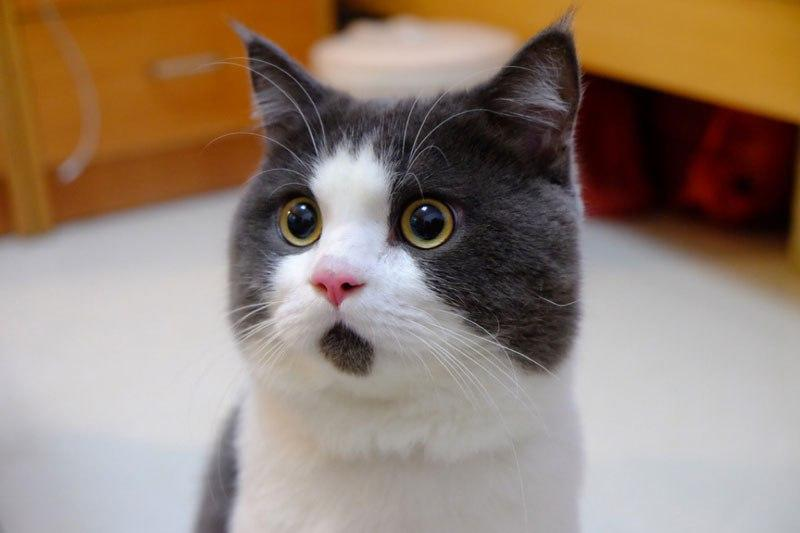
#> input picture original_image/catt.jpeg, 800 x 533 px; its folder holds only this picture in this run
$ python -i merge_sobel.py   (imports and definitions only)   (older library calls are emulated)
#> lines starting #> are read from the running program, lines starting #| are printed output that depends on the picture
#> further down, picture is the input picture: shape (533, 800, 3); mean B, G, R 115.8, 130, 148.5
#!/usr/bin/env python3
# -*- coding: utf-8 -*-
"""
Created on Sun Jan  9 11:27:37 2022

@author: eunhwalee
"""

# merge img 2x2

import numpy as np
import cv2
import os


# [1 line not run here, left out]

# [33 lines left out: function compare, not called in this run]

def sobel(img):
    img = cv2.cvtColor(img, cv2.COLOR_BGR2GRAY)
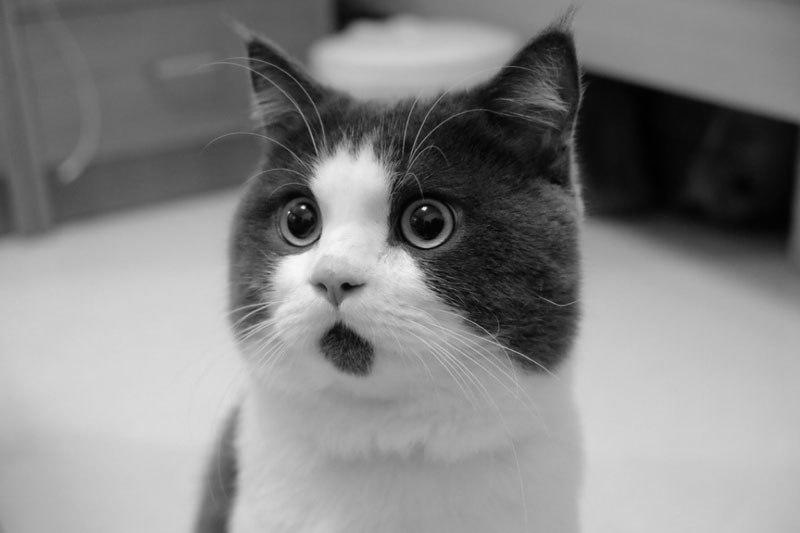
#> img: shape (533, 800); min 0, max 253, mean 133.9

    dx = cv2.Sobel(img, cv2.CV_32F, 1, 0, 3)
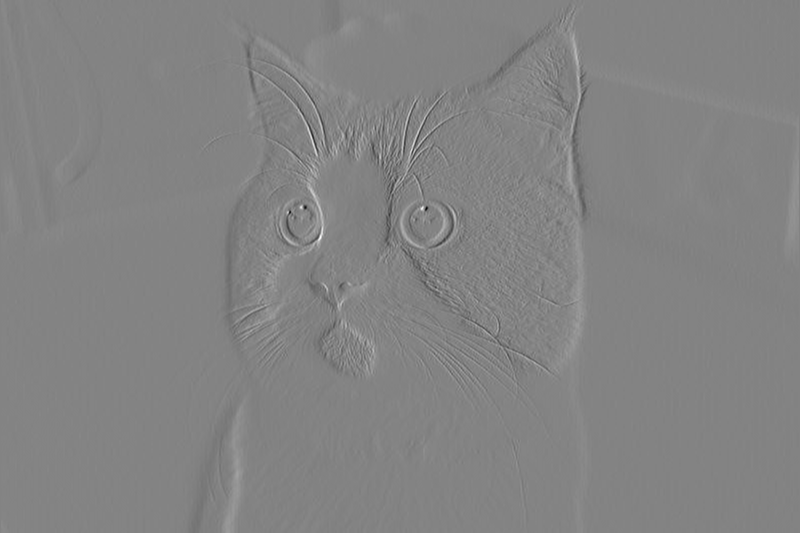
#> dx: shape (533, 800) float32; min -664, max 623, mean -0.1; drawn with min black and max white
    dy = cv2.Sobel(img, cv2.CV_32F, 0, 1, 3)
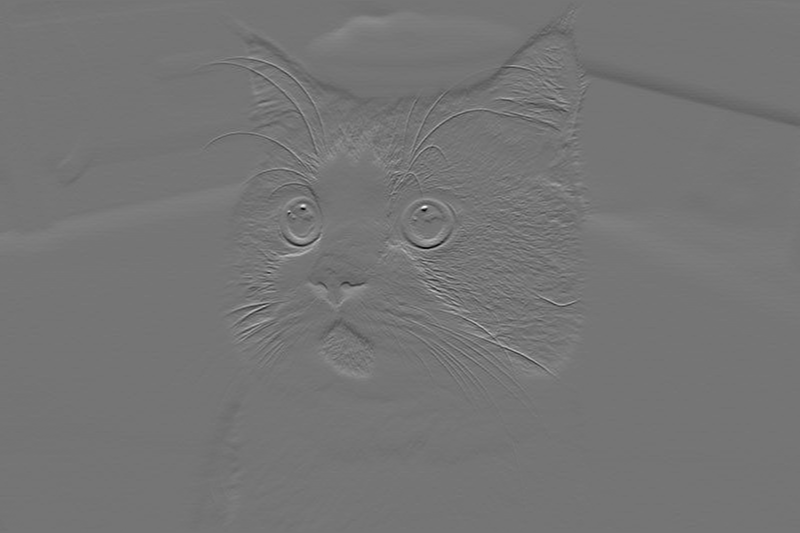
#> dy: shape (533, 800) float32; min -647, max 760, mean 1.1; drawn with min black and max white


    mag = cv2.magnitude(dx, dy)
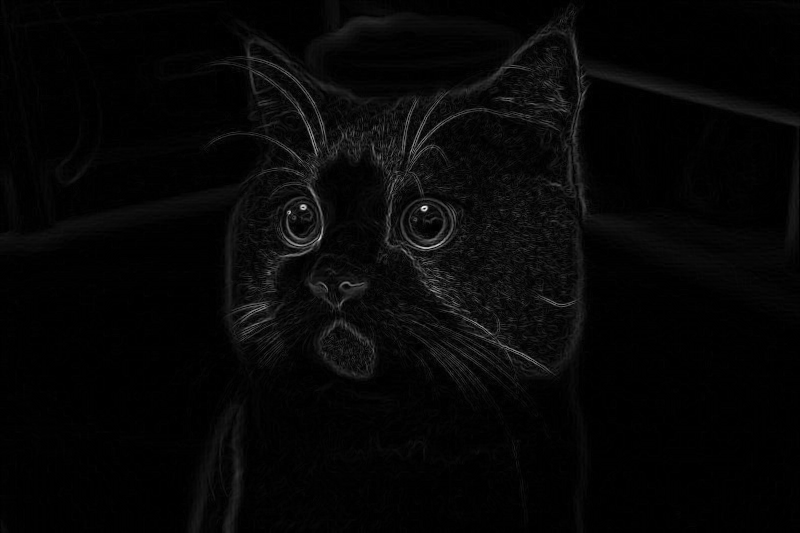
#> mag: shape (533, 800) float32; min 0, max 807.7, mean 21.5; drawn with min black and max white
    mag = np.round(mag,1)
    mag = np.clip(mag, 0, 255).astype(np.uint8)
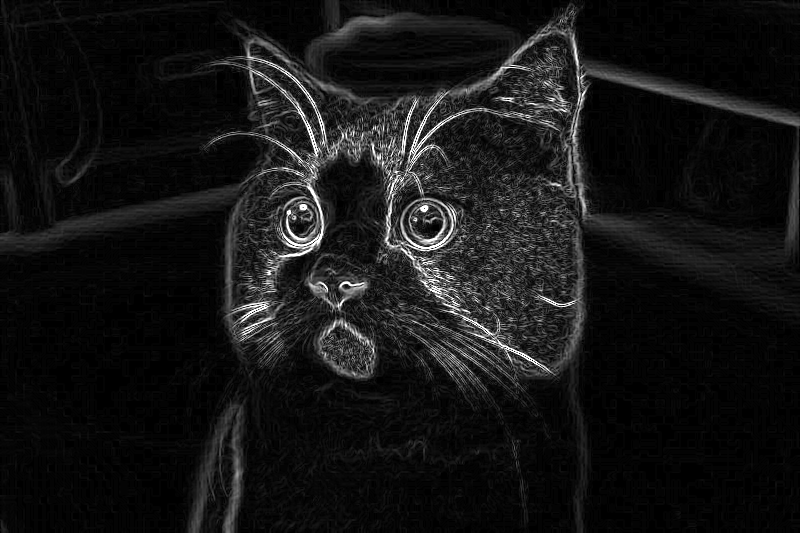
#> mag: shape (533, 800); min 0, max 255, mean 20.9


    #dst = np.zeros(img.shape[:2], np.uint8)
    #mag[mag > 170] = 255
    #mag[mag < 20] = 0

    return mag


def rotation(img):
    img = cv2.rotate(img,cv2.ROTATE_90_COUNTERCLOCKWISE)
    return img


# [98 lines left out: function matching_and_merge, not called in this run]


fin_lst = []
path =  "/Users/eunhwalee/Desktop/divide_image/"
# [1 line that did not run here, left out]
#files.remove(files[1])

# [13 lines not run here, left out]


# [1 line that did not run here, left out]

# [3 lines not run here, left out]

# [1 line that did not run here, left out]
# [1 line not run here, left out]

# [1 line that did not run here, left out]
# [1 line that did not run here, left out]

# [1 line that did not run here, left out]
# [1 line that did not run here, left out]


# [1 line that did not run here, left out]


# [1 line not run here, left out]


>>> import cv2
>>> picture = cv2.imread('original_image/catt.jpeg')
>>> result = sobel(picture)

$ run again, on original_image/flower.jpeg
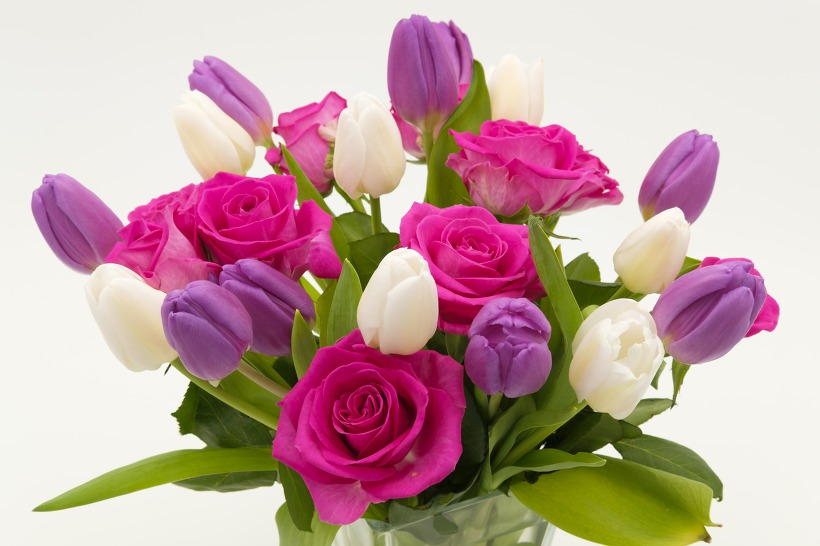
#> input picture original_image/flower.jpeg, 820 x 546 px
#> picture is the input picture: shape (546, 820, 3); mean B, G, R 162.8, 162.7, 196.2
#> in sobel, `dy = cv2.Sobel(img, cv2.CV_32F, 0, 1, 3)`:
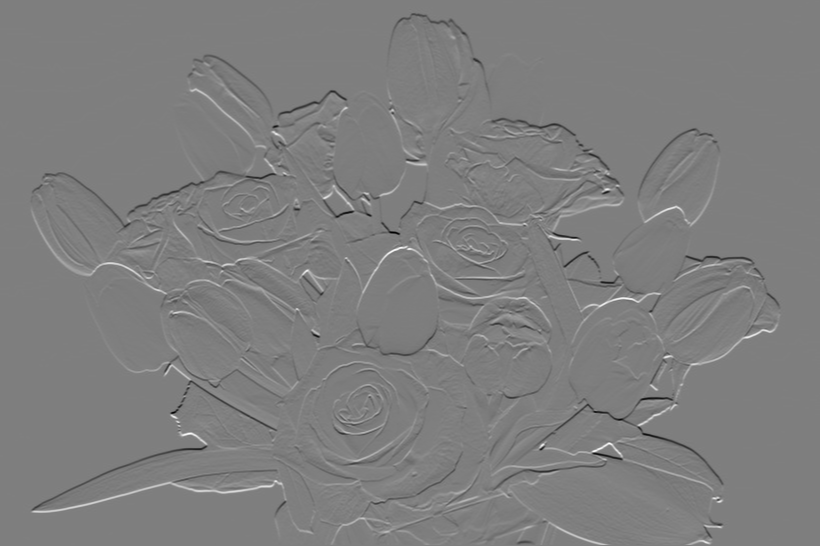
#> dy: shape (546, 820) float32; min -714, max 721, mean -0.5; drawn with min black and max white
#> in sobel, `mag = np.clip(mag, 0, 255).astype(np.uint8)`:
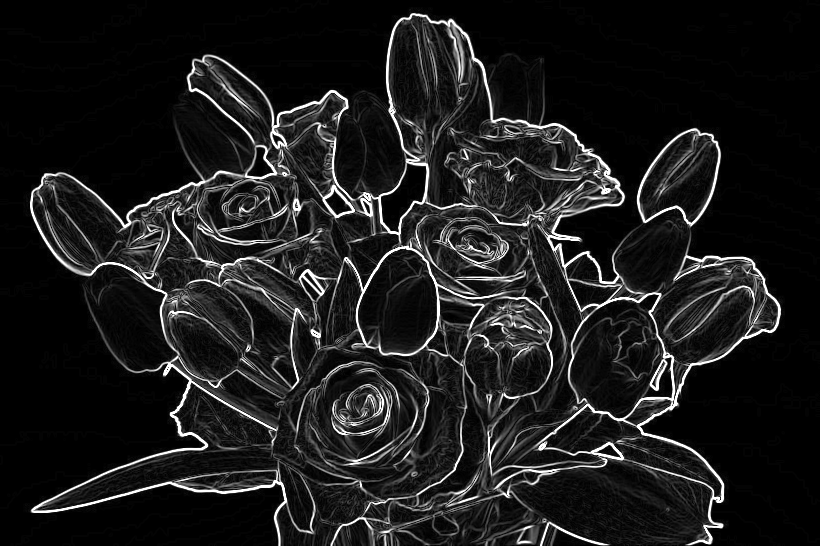
#> mag: shape (546, 820); min 0, max 255, mean 28.7
